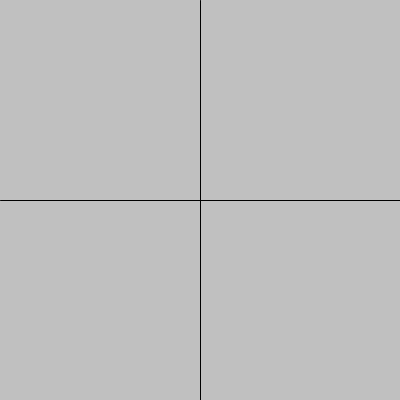
Frame 1 (no input)
Frame 60 (the mouse pressed at the canvas centre just before this capture): identical to frame 1, image omitted
Frame 120 (the mouse held since frame 60 and released just before this capture): identical to frame 1, image omitted

The Processing sketch that drew this single still picture (run headless with seeded random() and noise(); from frame 60 on, the mouse is pressed at the canvas centre):

// Processing sketch: processing_115429
// ── processing_115429.pde

void setup(){
  size(400,400);
  
}

void draw(){
  
  
  if(mousePressed==true){
    if(mouseX<width/2&&mouseY<height/2){
      fill(255,0,0);
      rect(0,0,width/2,height/2);
    }
     else if(mouseX>width/2&&mouseY<height/2){
      fill(20,0,255);
      rect(width/2,0,width/2,height/2);
    }
       else if(mouseX>width/2&&mouseY>height/2){
      fill(0,255,14);
      rect(width/2,height/2,width/2,height/2);
    }
      else if(mouseX<width/2&&mouseY>height/2){
      fill(255,247,0);
      rect(0,height/2,width/2,height/2);
    }
  }
    else{
      background(192);
      line(width/2,0,width/2,height);
      line(0,height/2,width,height/2);
    }
  
}
